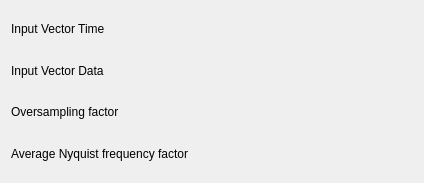
<ui version="4.0" >
 <class>PeriodogramConfig</class>
 <widget class="QWidget" name="PeriodogramConfig" >
  <property name="geometry" >
   <rect>
    <x>0</x>
    <y>0</y>
    <width>424</width>
    <height>183</height>
   </rect>
  </property>
  <property name="minimumSize" >
   <size>
    <width>400</width>
    <height>0</height>
   </size>
  </property>
  <layout class="QVBoxLayout" name="verticalLayout" >
   <item>
    <layout class="QHBoxLayout" name="horizontalLayout_4" >
     <item>
      <widget class="QLabel" name="label_3" >
       <property name="sizePolicy" >
        <sizepolicy vsizetype="Fixed" hsizetype="Fixed" >
         <horstretch>0</horstretch>
         <verstretch>0</verstretch>
        </sizepolicy>
       </property>
       <property name="text" >
        <string>Input Vector Time</string>
       </property>
       <property name="wordWrap" >
        <bool>false</bool>
       </property>
      </widget>
     </item>
     <item>
      <spacer name="horizontalSpacer" >
       <property name="orientation" >
        <enum>Qt::Horizontal</enum>
       </property>
       <property name="sizeHint" stdset="0" >
        <size>
         <width>40</width>
         <height>20</height>
        </size>
       </property>
      </spacer>
     </item>
     <item>
      <widget class="Kst::VectorSelector" native="1" name="_vectorTime" >
       <property name="sizePolicy" >
        <sizepolicy vsizetype="Preferred" hsizetype="Expanding" >
         <horstretch>0</horstretch>
         <verstretch>0</verstretch>
        </sizepolicy>
       </property>
      </widget>
     </item>
    </layout>
   </item>
   <item>
    <layout class="QHBoxLayout" name="horizontalLayout_3" >
     <item>
      <widget class="QLabel" name="label_5" >
       <property name="sizePolicy" >
        <sizepolicy vsizetype="Fixed" hsizetype="Fixed" >
         <horstretch>0</horstretch>
         <verstretch>0</verstretch>
        </sizepolicy>
       </property>
       <property name="text" >
        <string>Input Vector Data</string>
       </property>
       <property name="wordWrap" >
        <bool>false</bool>
       </property>
      </widget>
     </item>
     <item>
      <spacer name="horizontalSpacer_2" >
       <property name="orientation" >
        <enum>Qt::Horizontal</enum>
       </property>
       <property name="sizeHint" stdset="0" >
        <size>
         <width>40</width>
         <height>20</height>
        </size>
       </property>
      </spacer>
     </item>
     <item>
      <widget class="Kst::VectorSelector" native="1" name="_vectorData" >
       <property name="sizePolicy" >
        <sizepolicy vsizetype="Preferred" hsizetype="Expanding" >
         <horstretch>0</horstretch>
         <verstretch>0</verstretch>
        </sizepolicy>
       </property>
      </widget>
     </item>
    </layout>
   </item>
   <item>
    <layout class="QHBoxLayout" name="horizontalLayout_2" >
     <item>
      <widget class="QLabel" name="label_4" >
       <property name="sizePolicy" >
        <sizepolicy vsizetype="Fixed" hsizetype="Fixed" >
         <horstretch>0</horstretch>
         <verstretch>0</verstretch>
        </sizepolicy>
       </property>
       <property name="text" >
        <string>Oversampling factor</string>
       </property>
       <property name="wordWrap" >
        <bool>false</bool>
       </property>
      </widget>
     </item>
     <item>
      <spacer name="horizontalSpacer_3" >
       <property name="orientation" >
        <enum>Qt::Horizontal</enum>
       </property>
       <property name="sizeHint" stdset="0" >
        <size>
         <width>40</width>
         <height>20</height>
        </size>
       </property>
      </spacer>
     </item>
     <item>
      <widget class="Kst::ScalarSelector" native="1" name="_scalarOversampling" />
     </item>
    </layout>
   </item>
   <item>
    <layout class="QHBoxLayout" name="horizontalLayout" >
     <item>
      <widget class="QLabel" name="label_6" >
       <property name="sizePolicy" >
        <sizepolicy vsizetype="Fixed" hsizetype="Fixed" >
         <horstretch>0</horstretch>
         <verstretch>0</verstretch>
        </sizepolicy>
       </property>
       <property name="text" >
        <string>Average Nyquist frequency factor</string>
       </property>
       <property name="wordWrap" >
        <bool>false</bool>
       </property>
      </widget>
     </item>
     <item>
      <spacer name="horizontalSpacer_4" >
       <property name="orientation" >
        <enum>Qt::Horizontal</enum>
       </property>
       <property name="sizeHint" stdset="0" >
        <size>
         <width>40</width>
         <height>20</height>
        </size>
       </property>
      </spacer>
     </item>
     <item>
      <widget class="Kst::ScalarSelector" native="1" name="_scalarANFF" />
     </item>
    </layout>
   </item>
  </layout>
 </widget>
 <layoutdefault spacing="6" margin="11" />
 <customwidgets>
  <customwidget>
   <class>Kst::VectorSelector</class>
   <extends>QWidget</extends>
   <header>vectorselector.h</header>
  </customwidget>
  <customwidget>
   <class>Kst::ScalarSelector</class>
   <extends>QWidget</extends>
   <header>scalarselector.h</header>
  </customwidget>
 </customwidgets>
 <resources/>
 <connections/>
</ui>
